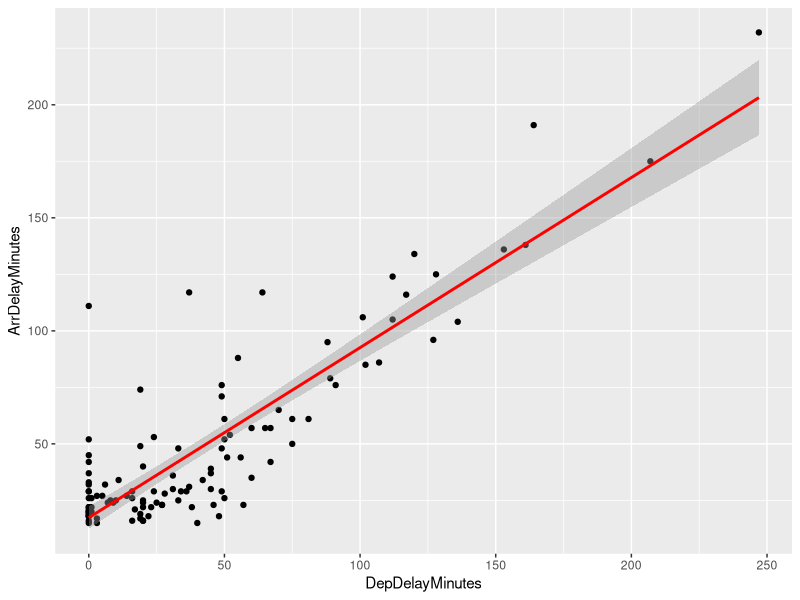
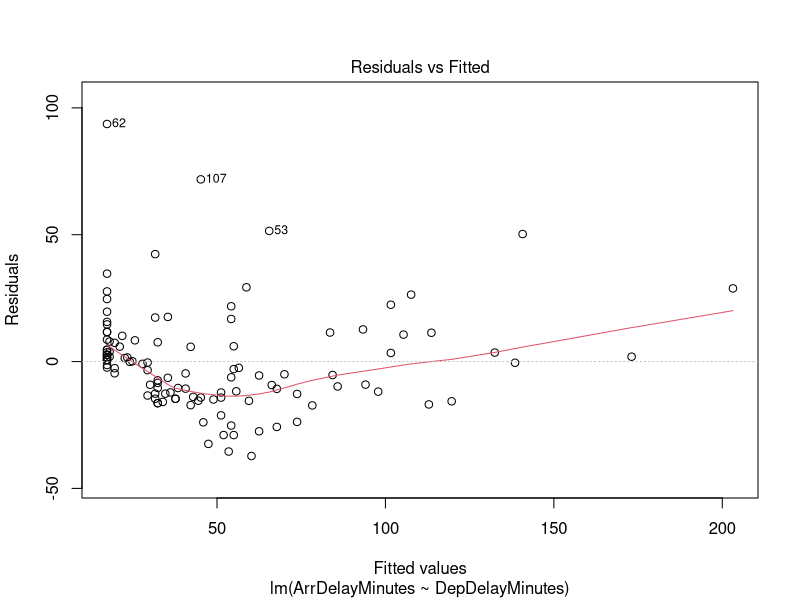
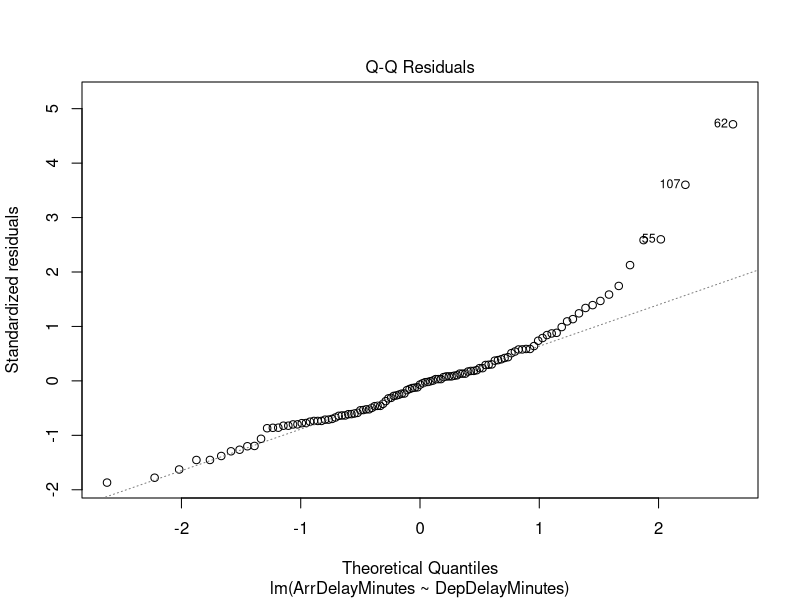
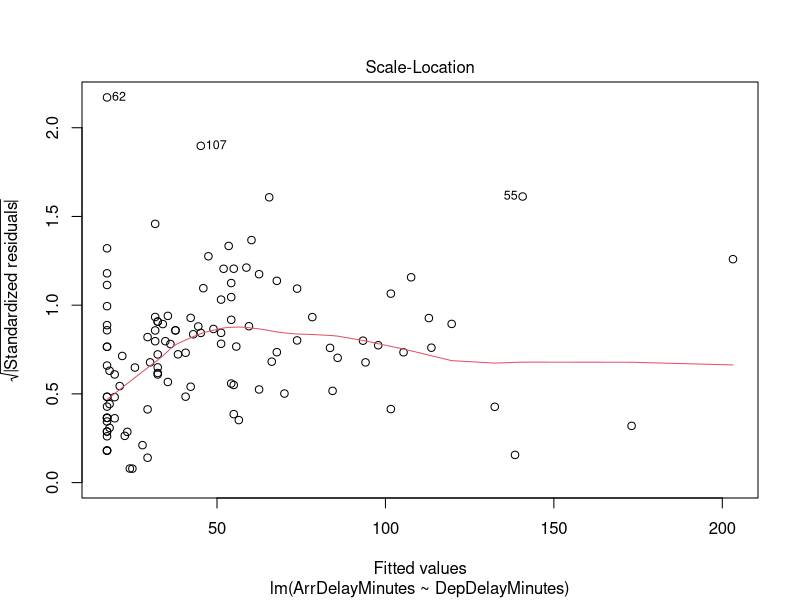
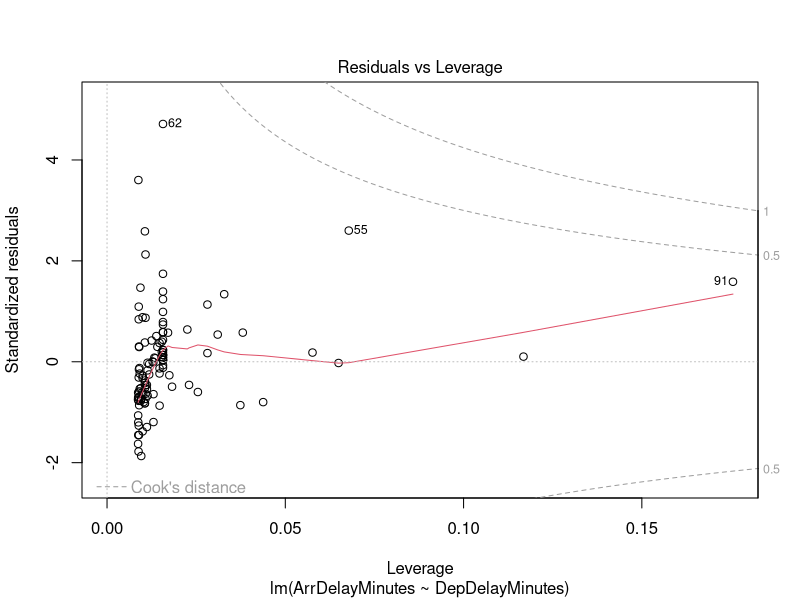

Source code (R) for these figures, in order:
## This is a R script on Model Development in R
library(tidyverse)
library(dplyr)
library(readr)
airline_data <- read_csv("Data/lax_to_jfk/lax_to_jfk.csv")
aa_delays <- airline_data %>%
  filter(CarrierDelay != "NA",
         Reporting_Airline == "AA")
linear_model <- lm(ArrDelayMinutes ~ DepDelayMinutes, data = aa_delays)
summary(linear_model)
# Creating a new never seen data to predict the values
new_depdelay <- data.frame(
  DepDelayMinutes = c(12, 19, 24))
pred <- predict(linear_model, newdata = new_depdelay, interval = "confidence")
pred
## checking
mlr <- lm(ArrDelayMinutes ~ CarrierDelay + LateAircraftDelay, 
          data = aa_delays)
summary(mlr)
CarrierDelay <- c(10, 20, 30)
LateAircraftDelay <- c(20, 60, 30)
new_multidelay <- data.frame(CarrierDelay, LateAircraftDelay)
pred <- predict(mlr, newdata = new_multidelay, interval = "confidence")
pred
library(ggplot2)
ggplot(aa_delays, aes(x= DepDelayMinutes, y = ArrDelayMinutes)) + geom_point() +
  stat_smooth(method = "lm", col = "red")
linear_model <- lm(ArrDelayMinutes ~ DepDelayMinutes,
                   data = aa_delays)
plot(linear_model)
